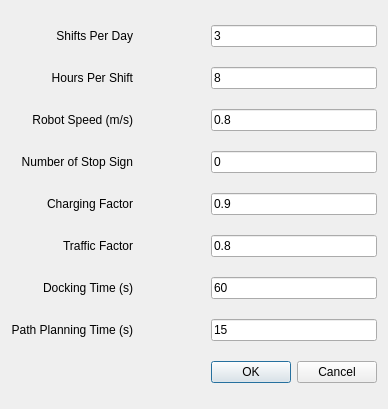
<?xml version="1.0" encoding="UTF-8"?>
<ui version="4.0">
 <class>Dialog</class>
 <widget class="QDialog" name="Dialog">
  <property name="geometry">
   <rect>
    <x>0</x>
    <y>0</y>
    <width>388</width>
    <height>409</height>
   </rect>
  </property>
  <property name="windowTitle">
   <string>Dialog</string>
  </property>
  <layout class="QGridLayout" name="gridLayout">
   <item row="1" column="0">
    <widget class="QLabel" name="label_numHour">
     <property name="text">
      <string>Hours Per Shift</string>
     </property>
     <property name="alignment">
      <set>Qt::AlignRight|Qt::AlignTrailing|Qt::AlignVCenter</set>
     </property>
    </widget>
   </item>
   <item row="5" column="0">
    <widget class="QLabel" name="label_traffiFactor">
     <property name="text">
      <string>Traffic Factor</string>
     </property>
     <property name="alignment">
      <set>Qt::AlignRight|Qt::AlignTrailing|Qt::AlignVCenter</set>
     </property>
    </widget>
   </item>
   <item row="6" column="0">
    <widget class="QLabel" name="label_dockingTime">
     <property name="text">
      <string>Docking Time (s)</string>
     </property>
     <property name="alignment">
      <set>Qt::AlignRight|Qt::AlignTrailing|Qt::AlignVCenter</set>
     </property>
    </widget>
   </item>
   <item row="7" column="0">
    <widget class="QLabel" name="label_planningTime">
     <property name="text">
      <string>Path Planning Time (s)</string>
     </property>
     <property name="alignment">
      <set>Qt::AlignRight|Qt::AlignTrailing|Qt::AlignVCenter</set>
     </property>
    </widget>
   </item>
   <item row="1" column="2">
    <widget class="QLineEdit" name="lineEdit_numHours">
     <property name="text">
      <string>8</string>
     </property>
    </widget>
   </item>
   <item row="2" column="2">
    <widget class="QLineEdit" name="lineEdit_robotSpeed">
     <property name="text">
      <string>0.8</string>
     </property>
    </widget>
   </item>
   <item row="3" column="2">
    <widget class="QLineEdit" name="lineEdit_numStopSign">
     <property name="text">
      <string>0</string>
     </property>
    </widget>
   </item>
   <item row="7" column="2">
    <widget class="QLineEdit" name="lineEdit_planningTime">
     <property name="text">
      <string>15</string>
     </property>
    </widget>
   </item>
   <item row="2" column="0">
    <widget class="QLabel" name="label_robotSpeed">
     <property name="text">
      <string>Robot Speed (m/s)</string>
     </property>
     <property name="alignment">
      <set>Qt::AlignRight|Qt::AlignTrailing|Qt::AlignVCenter</set>
     </property>
    </widget>
   </item>
   <item row="5" column="2">
    <widget class="QLineEdit" name="lineEdit_trafficFactor">
     <property name="text">
      <string>0.8</string>
     </property>
    </widget>
   </item>
   <item row="3" column="0">
    <widget class="QLabel" name="label_numStopSign">
     <property name="text">
      <string>Number of Stop Sign</string>
     </property>
     <property name="alignment">
      <set>Qt::AlignRight|Qt::AlignTrailing|Qt::AlignVCenter</set>
     </property>
    </widget>
   </item>
   <item row="0" column="2">
    <widget class="QLineEdit" name="lineEdit_numShift">
     <property name="text">
      <string>3</string>
     </property>
    </widget>
   </item>
   <item row="4" column="0">
    <widget class="QLabel" name="label_charingFactor">
     <property name="text">
      <string>Charging Factor</string>
     </property>
     <property name="alignment">
      <set>Qt::AlignRight|Qt::AlignTrailing|Qt::AlignVCenter</set>
     </property>
    </widget>
   </item>
   <item row="8" column="2">
    <widget class="QDialogButtonBox" name="buttonBox">
     <property name="orientation">
      <enum>Qt::Horizontal</enum>
     </property>
     <property name="standardButtons">
      <set>QDialogButtonBox::Cancel|QDialogButtonBox::Ok</set>
     </property>
    </widget>
   </item>
   <item row="4" column="2">
    <widget class="QLineEdit" name="lineEdit_chargingFactor">
     <property name="text">
      <string>0.9</string>
     </property>
    </widget>
   </item>
   <item row="6" column="2">
    <widget class="QLineEdit" name="lineEdit_dockTime">
     <property name="text">
      <string>60</string>
     </property>
    </widget>
   </item>
   <item row="0" column="0">
    <widget class="QLabel" name="label_numShift">
     <property name="text">
      <string>Shifts Per Day</string>
     </property>
     <property name="alignment">
      <set>Qt::AlignRight|Qt::AlignTrailing|Qt::AlignVCenter</set>
     </property>
    </widget>
   </item>
   <item row="0" column="1">
    <spacer name="horizontalSpacer">
     <property name="orientation">
      <enum>Qt::Horizontal</enum>
     </property>
     <property name="sizeHint" stdset="0">
      <size>
       <width>40</width>
       <height>20</height>
      </size>
     </property>
    </spacer>
   </item>
   <item row="1" column="1">
    <spacer name="horizontalSpacer_2">
     <property name="orientation">
      <enum>Qt::Horizontal</enum>
     </property>
     <property name="sizeHint" stdset="0">
      <size>
       <width>40</width>
       <height>20</height>
      </size>
     </property>
    </spacer>
   </item>
   <item row="2" column="1">
    <spacer name="horizontalSpacer_3">
     <property name="orientation">
      <enum>Qt::Horizontal</enum>
     </property>
     <property name="sizeHint" stdset="0">
      <size>
       <width>40</width>
       <height>20</height>
      </size>
     </property>
    </spacer>
   </item>
   <item row="3" column="1">
    <spacer name="horizontalSpacer_4">
     <property name="orientation">
      <enum>Qt::Horizontal</enum>
     </property>
     <property name="sizeHint" stdset="0">
      <size>
       <width>40</width>
       <height>20</height>
      </size>
     </property>
    </spacer>
   </item>
   <item row="4" column="1">
    <spacer name="horizontalSpacer_5">
     <property name="orientation">
      <enum>Qt::Horizontal</enum>
     </property>
     <property name="sizeHint" stdset="0">
      <size>
       <width>40</width>
       <height>20</height>
      </size>
     </property>
    </spacer>
   </item>
   <item row="5" column="1">
    <spacer name="horizontalSpacer_6">
     <property name="orientation">
      <enum>Qt::Horizontal</enum>
     </property>
     <property name="sizeHint" stdset="0">
      <size>
       <width>40</width>
       <height>20</height>
      </size>
     </property>
    </spacer>
   </item>
   <item row="6" column="1">
    <spacer name="horizontalSpacer_7">
     <property name="orientation">
      <enum>Qt::Horizontal</enum>
     </property>
     <property name="sizeHint" stdset="0">
      <size>
       <width>40</width>
       <height>20</height>
      </size>
     </property>
    </spacer>
   </item>
   <item row="7" column="1">
    <spacer name="horizontalSpacer_8">
     <property name="orientation">
      <enum>Qt::Horizontal</enum>
     </property>
     <property name="sizeHint" stdset="0">
      <size>
       <width>40</width>
       <height>20</height>
      </size>
     </property>
    </spacer>
   </item>
  </layout>
 </widget>
 <resources/>
 <connections>
  <connection>
   <sender>buttonBox</sender>
   <signal>accepted()</signal>
   <receiver>Dialog</receiver>
   <slot>accept()</slot>
   <hints>
    <hint type="sourcelabel">
     <x>248</x>
     <y>254</y>
    </hint>
    <hint type="destinationlabel">
     <x>157</x>
     <y>274</y>
    </hint>
   </hints>
  </connection>
  <connection>
   <sender>buttonBox</sender>
   <signal>rejected()</signal>
   <receiver>Dialog</receiver>
   <slot>reject()</slot>
   <hints>
    <hint type="sourcelabel">
     <x>316</x>
     <y>260</y>
    </hint>
    <hint type="destinationlabel">
     <x>286</x>
     <y>274</y>
    </hint>
   </hints>
  </connection>
 </connections>
</ui>
